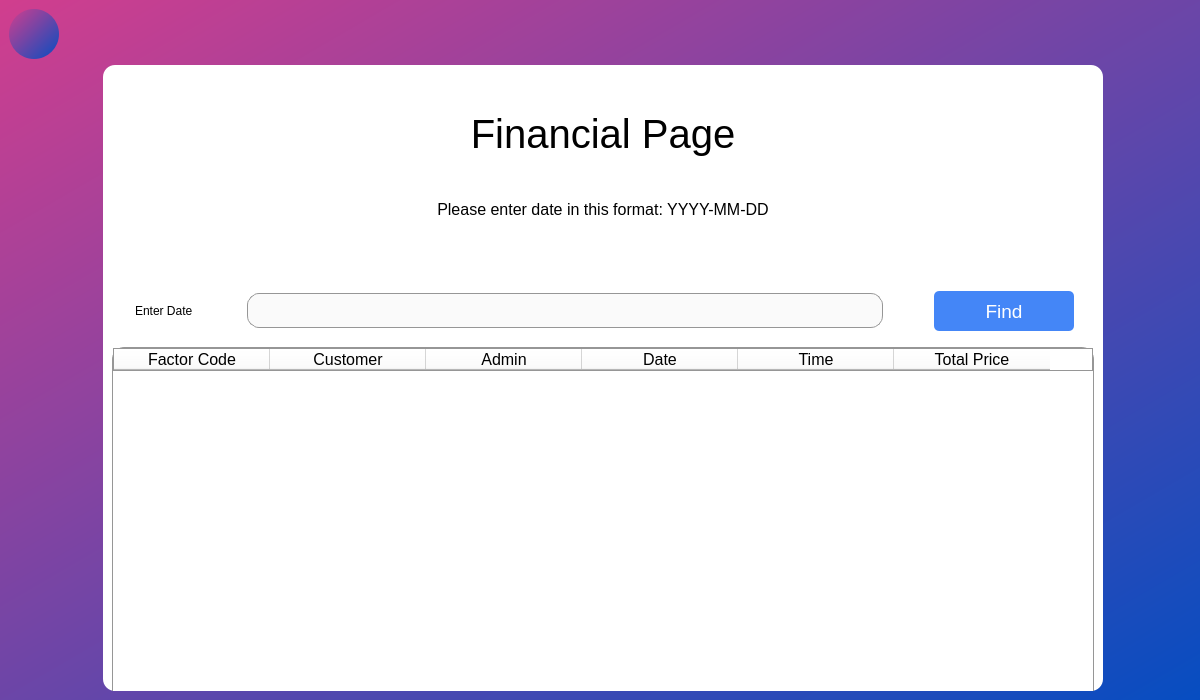
<?xml version="1.0" encoding="UTF-8"?>
<ui version="4.0">
 <class>MainWindow</class>
 <widget class="QMainWindow" name="MainWindow">
  <property name="geometry">
   <rect>
    <x>0</x>
    <y>0</y>
    <width>1200</width>
    <height>700</height>
   </rect>
  </property>
  <property name="windowTitle">
   <string>Financial Page</string>
  </property>
  <property name="styleSheet">
   <string notr="true">background-color: qlineargradient(spread:pad, x1:0, y1:0, x2:1, y2:1, stop:0 rgba(209, 62, 142, 255), stop:1 rgba(6, 77, 193, 255));</string>
  </property>
  <widget class="QWidget" name="centralwidget">
   <layout class="QGridLayout" name="gridLayout_2">
    <item row="0" column="0">
     <layout class="QGridLayout" name="gridLayout">
      <item row="0" column="0">
       <widget class="QPushButton" name="pushButton_2">
        <property name="minimumSize">
         <size>
          <width>50</width>
          <height>50</height>
         </size>
        </property>
        <property name="maximumSize">
         <size>
          <width>50</width>
          <height>50</height>
         </size>
        </property>
        <property name="cursor">
         <cursorShape>PointingHandCursor</cursorShape>
        </property>
        <property name="styleSheet">
         <string notr="true">QPushButton{
background-color: qlineargradient(spread:pad, x1:0, y1:0, x2:1, y2:1, stop:0 rgba(209, 62, 142, 255), stop:1 rgba(6, 77, 193, 255));
border-radius: 25px;
}
QPushButton:hover{
background-color: qlineargradient(spread:pad, x1:0, y1:0, x2:1, y2:1, stop:0 rgba(6, 77, 193, 255), stop:1 rgba(209, 62, 142, 255));
}</string>
        </property>
        <property name="text">
         <string/>
        </property>
        <property name="icon">
         <iconset>
          <normaloff>icons8-back-filled-50.png</normaloff>icons8-back-filled-50.png</iconset>
        </property>
        <property name="iconSize">
         <size>
          <width>40</width>
          <height>40</height>
         </size>
        </property>
       </widget>
      </item>
      <item row="2" column="1">
       <spacer name="verticalSpacer_2">
        <property name="orientation">
         <enum>Qt::Vertical</enum>
        </property>
        <property name="sizeHint" stdset="0">
         <size>
          <width>20</width>
          <height>40</height>
         </size>
        </property>
       </spacer>
      </item>
      <item row="1" column="1">
       <widget class="QWidget" name="widget" native="true">
        <property name="minimumSize">
         <size>
          <width>1000</width>
          <height>600</height>
         </size>
        </property>
        <property name="styleSheet">
         <string notr="true">background-color: rgb(255, 255, 255);
border-radius: 12px;</string>
        </property>
        <layout class="QVBoxLayout" name="verticalLayout_4">
         <item>
          <layout class="QVBoxLayout" name="verticalLayout_3">
           <item>
            <widget class="QLabel" name="label_6">
             <property name="minimumSize">
              <size>
               <width>0</width>
               <height>120</height>
              </size>
             </property>
             <property name="font">
              <font>
               <family>Arial</family>
               <pointsize>30</pointsize>
               <weight>9</weight>
               <italic>false</italic>
               <bold>false</bold>
              </font>
             </property>
             <property name="styleSheet">
              <string notr="true">font: 75 30pt &quot;Arial&quot;;</string>
             </property>
             <property name="text">
              <string>Financial Page</string>
             </property>
             <property name="alignment">
              <set>Qt::AlignCenter</set>
             </property>
            </widget>
           </item>
           <item>
            <widget class="QLabel" name="label_">
             <property name="font">
              <font>
               <family>Arial</family>
               <pointsize>12</pointsize>
              </font>
             </property>
             <property name="text">
              <string>Please enter date in this format: YYYY-MM-DD</string>
             </property>
             <property name="alignment">
              <set>Qt::AlignCenter</set>
             </property>
            </widget>
           </item>
           <item>
            <widget class="QLabel" name="label">
             <property name="minimumSize">
              <size>
               <width>0</width>
               <height>50</height>
              </size>
             </property>
             <property name="maximumSize">
              <size>
               <width>16777215</width>
               <height>40</height>
              </size>
             </property>
             <property name="styleSheet">
              <string notr="true">font: 12pt &quot;Arial&quot;;
color: rgb(255, 0, 0);</string>
             </property>
             <property name="text">
              <string/>
             </property>
             <property name="alignment">
              <set>Qt::AlignCenter</set>
             </property>
            </widget>
           </item>
           <item>
            <layout class="QHBoxLayout" name="horizontalLayout_4">
             <item>
              <widget class="QLabel" name="label_1">
               <property name="minimumSize">
                <size>
                 <width>0</width>
                 <height>60</height>
                </size>
               </property>
               <property name="styleSheet">
                <string notr="true">font: 14pt &quot;Arial&quot;;
margin: 0 20px;</string>
               </property>
               <property name="text">
                <string>Enter Date</string>
               </property>
               <property name="alignment">
                <set>Qt::AlignLeading|Qt::AlignLeft|Qt::AlignVCenter</set>
               </property>
              </widget>
             </item>
             <item>
              <widget class="QLineEdit" name="lineEdit">
               <property name="minimumSize">
                <size>
                 <width>0</width>
                 <height>35</height>
                </size>
               </property>
               <property name="font">
                <font>
                 <pointsize>12</pointsize>
                </font>
               </property>
               <property name="styleSheet">
                <string notr="true">margin: 0 25px;
padding-left: 10px;
border: 1px solid rgb(150, 150, 150);
border-raduis: 5px;
background-color: rgb(250, 250, 250);</string>
               </property>
               <property name="maxLength">
                <number>100</number>
               </property>
              </widget>
             </item>
             <item>
              <widget class="QPushButton" name="pushButton">
               <property name="minimumSize">
                <size>
                 <width>180</width>
                 <height>40</height>
                </size>
               </property>
               <property name="font">
                <font>
                 <family>Arial</family>
                 <pointsize>14</pointsize>
                </font>
               </property>
               <property name="cursor">
                <cursorShape>PointingHandCursor</cursorShape>
               </property>
               <property name="styleSheet">
                <string notr="true">margin: 0px 20px;
color: rgb(255, 255, 255);
background-color: rgb(68, 134, 247);
border-radius: 5px;</string>
               </property>
               <property name="text">
                <string>Find</string>
               </property>
              </widget>
             </item>
            </layout>
           </item>
           <item>
            <spacer name="verticalSpacer_3">
             <property name="orientation">
              <enum>Qt::Vertical</enum>
             </property>
             <property name="sizeHint" stdset="0">
              <size>
               <width>20</width>
               <height>40</height>
              </size>
             </property>
            </spacer>
           </item>
           <item>
            <widget class="QTableWidget" name="tableWidget">
             <property name="minimumSize">
              <size>
               <width>0</width>
               <height>500</height>
              </size>
             </property>
             <property name="styleSheet">
              <string notr="true">border: 1px solid rgb(150, 150, 150);
border-raduis: 5px;</string>
             </property>
             <property name="lineWidth">
              <number>1</number>
             </property>
             <property name="midLineWidth">
              <number>2</number>
             </property>
             <property name="verticalScrollBarPolicy">
              <enum>Qt::ScrollBarAsNeeded</enum>
             </property>
             <attribute name="horizontalHeaderDefaultSectionSize">
              <number>156</number>
             </attribute>
             <attribute name="horizontalHeaderMinimumSectionSize">
              <number>49</number>
             </attribute>
             <column>
              <property name="text">
               <string>Factor Code</string>
              </property>
              <property name="font">
               <font>
                <family>Arial</family>
                <pointsize>12</pointsize>
               </font>
              </property>
             </column>
             <column>
              <property name="text">
               <string>Customer</string>
              </property>
              <property name="font">
               <font>
                <family>Arial</family>
                <pointsize>12</pointsize>
               </font>
              </property>
             </column>
             <column>
              <property name="text">
               <string>Admin</string>
              </property>
              <property name="font">
               <font>
                <family>Arial</family>
                <pointsize>12</pointsize>
               </font>
              </property>
             </column>
             <column>
              <property name="text">
               <string>Date</string>
              </property>
              <property name="font">
               <font>
                <family>Arial</family>
                <pointsize>12</pointsize>
               </font>
              </property>
             </column>
             <column>
              <property name="text">
               <string>Time</string>
              </property>
              <property name="font">
               <font>
                <family>Arial</family>
                <pointsize>12</pointsize>
               </font>
              </property>
             </column>
             <column>
              <property name="text">
               <string>Total Price</string>
              </property>
              <property name="font">
               <font>
                <family>Arial</family>
                <pointsize>12</pointsize>
               </font>
              </property>
             </column>
            </widget>
           </item>
          </layout>
         </item>
        </layout>
       </widget>
      </item>
      <item row="1" column="2">
       <spacer name="horizontalSpacer_2">
        <property name="orientation">
         <enum>Qt::Horizontal</enum>
        </property>
        <property name="sizeHint" stdset="0">
         <size>
          <width>40</width>
          <height>20</height>
         </size>
        </property>
       </spacer>
      </item>
      <item row="1" column="0">
       <spacer name="horizontalSpacer">
        <property name="orientation">
         <enum>Qt::Horizontal</enum>
        </property>
        <property name="sizeHint" stdset="0">
         <size>
          <width>40</width>
          <height>20</height>
         </size>
        </property>
       </spacer>
      </item>
      <item row="0" column="1">
       <spacer name="verticalSpacer">
        <property name="orientation">
         <enum>Qt::Vertical</enum>
        </property>
        <property name="sizeHint" stdset="0">
         <size>
          <width>20</width>
          <height>40</height>
         </size>
        </property>
       </spacer>
      </item>
     </layout>
    </item>
   </layout>
  </widget>
 </widget>
 <resources/>
 <connections/>
</ui>
